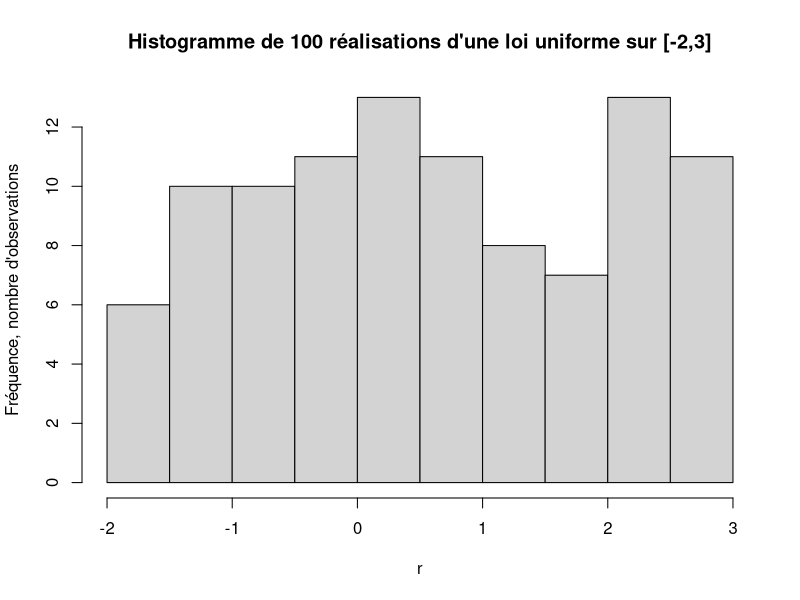
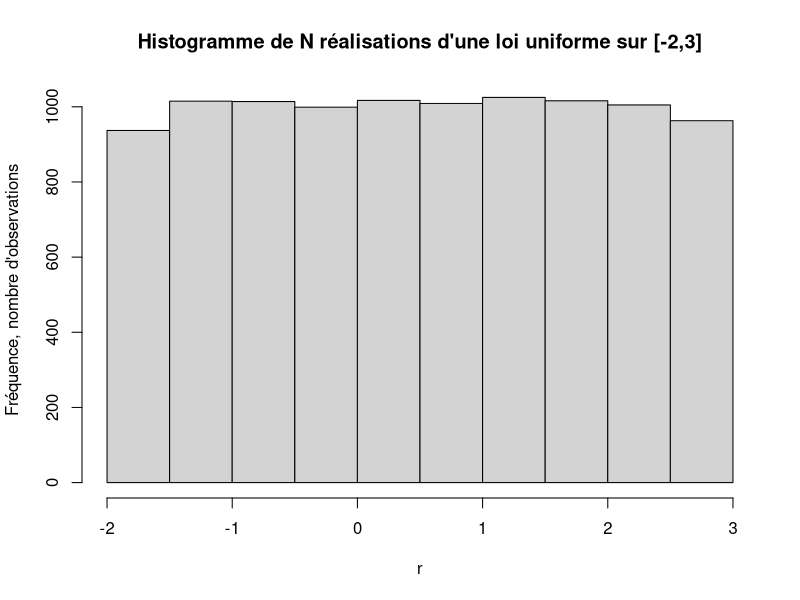
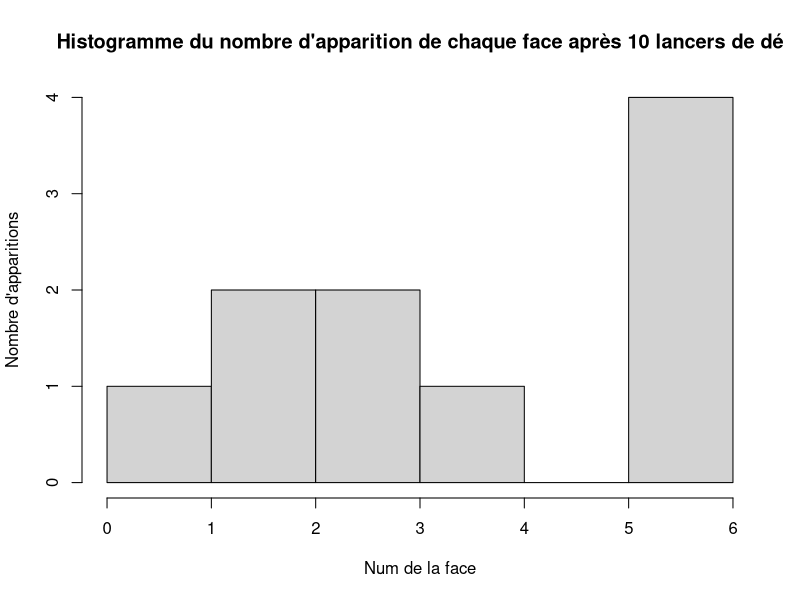
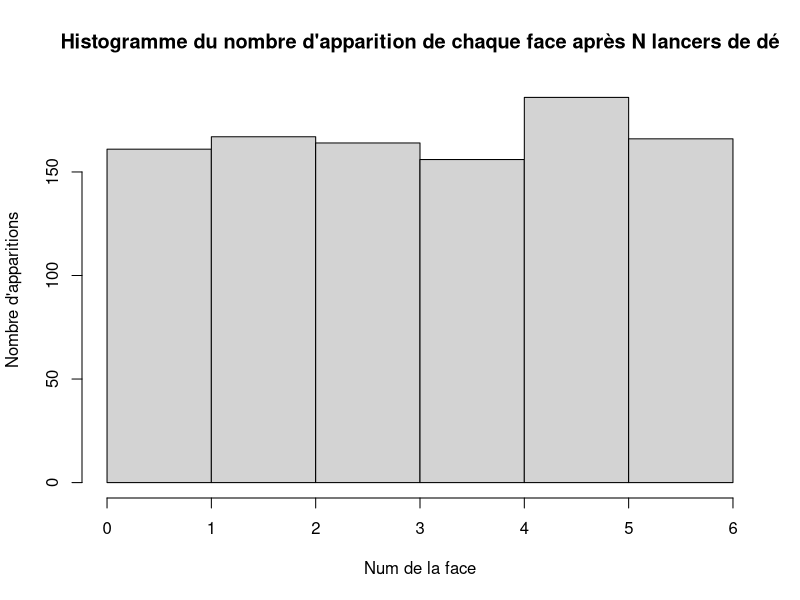
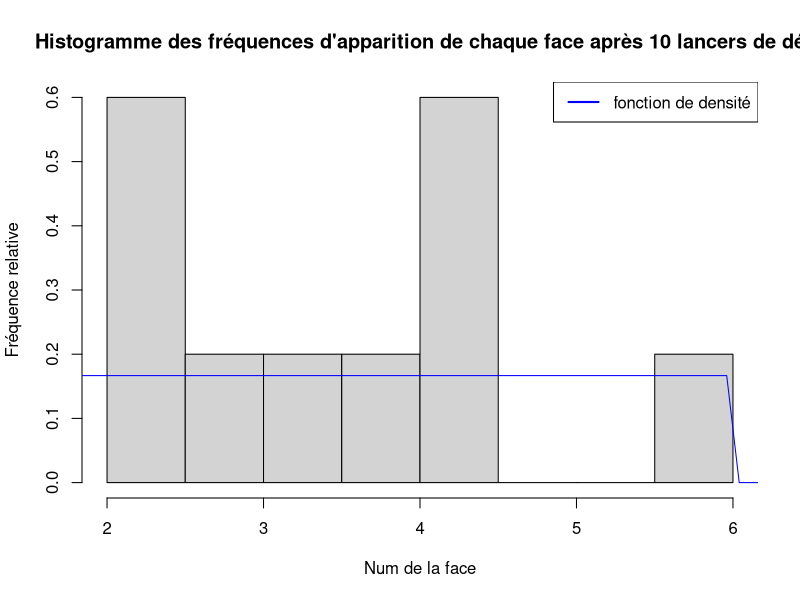
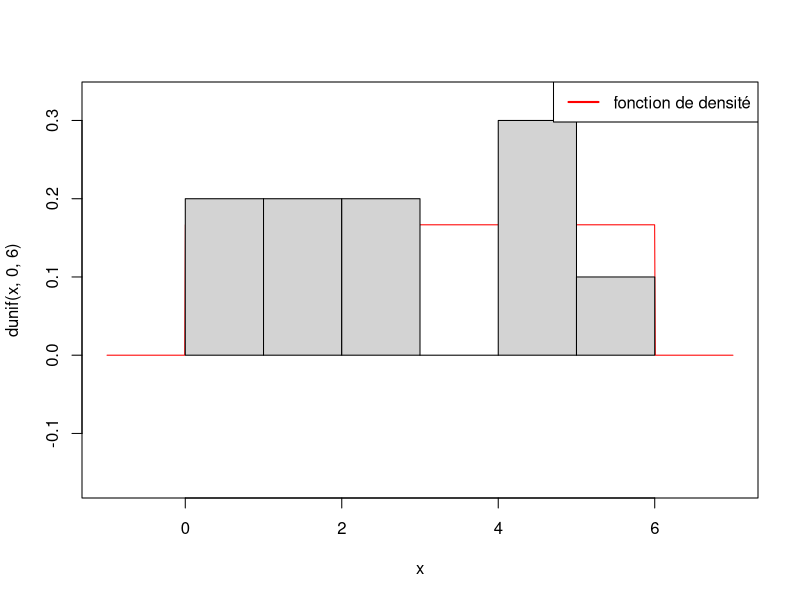
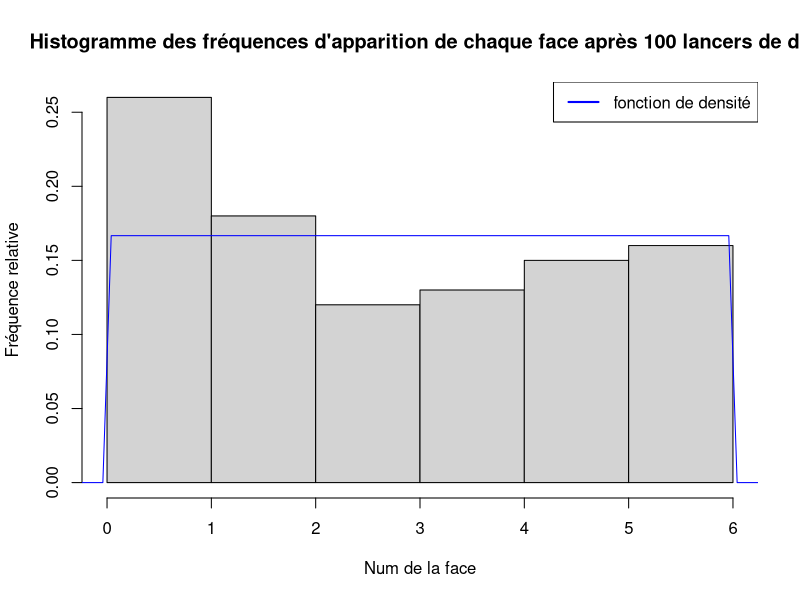
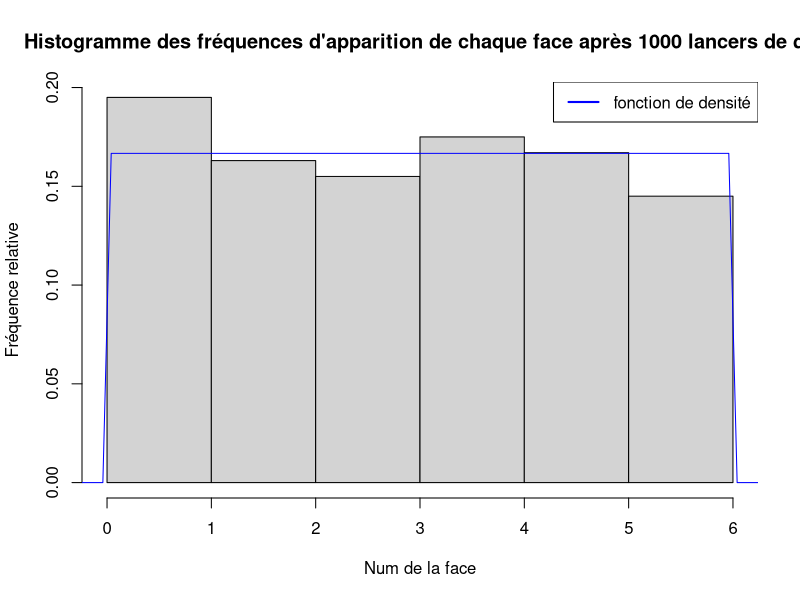

Generate these figures, in order, with R:
# TP 2 - Partie 1
# Répartition observée et répartition théorique


# Question 1 : commandes dbinom et rbinom
  # http://pages.stat.wisc.edu/~larget/R/prob-R.pdf

help(dbinom) 
  # dbinom(x, size, prob) donne la proba d'obtenir x succès sur size épreuves de Bernouilli de proba prob de succès ie P(X=x)
dbinom(3, 5, 0.3)
help(pbinom)
  # pbinom(q, size, prob) donne la valeur de la fonction de répartition d'une Bin(size, prob) au point q
help(qbinom)
  # qbinom(p, size, prob) donne la plus petite valeur pour laquelle la fonction de répartition d'une Bin(size, prob) vaut p 
help(rbinom) 
  # rbinom(n, size, prob) génére une suite de n nombres représentant le nombre de succès d'une binomiale de paramètres (size, prob)
  # simule n lois binomiales de paramètres (size, prob)

dbinom(5, 10, 0.5) # proba d'obtenir 5 succès suivant une Bin(10, 0.5)
dbinom(5, 4, 0.8) # 5 succès sur 4 tirages => proba nulle
dbinom(5, 5, 1) # 5 succès sur 5 tirages, tous de proba 1 de succès => proba 1
rbinom(10, 5, 0.8) 


# Question 2

N=100
  # N lancers d'une pièce équilibrée, pile vaut succès (1) avec proba 1/2
  # N représentations d'une Bernoulli de paramètre 1/2, i.e. binomiale de paramètres (1, 0.5)
x = rbinom(N, 1, 0.5)


# Question 3

help(dunif)
  # dunif(x, min=0, max=1) donne la valeur de la fonction de densité au point x 
help(punif)
  # punif(q, min=0, max=1) donne la valeur de la foncton de répartition au point p
help(qunif)
  # qunif(p, min=0, max=1) donne la plus petite valeur pour laquelle la fonction de répartition vaut p
help(runif)
  # runif(n, min = 0, max = 1), génère n observations d'une loi uniforme sur (0;1)
  # ne génère pas les bornes sauf si max==min ou max-min est petit par rapport à min

dunif(5, 0, 10) # valeur prise par la fonction de densité d'une uniforme sur (0;10) au point 5, soit 0.1 (on divise par 10, longueur de l'intervalle)
dunif(5, 0, 4) # valeur prise par la fonction de densité d'une uniforme sur (0;4) au point 5, soit 0 (5 n'appartient pas à l'intervalle) 
dunif(5, 0, 20) # valeur prise par la fonction de densité d'une uniforme sur (0;10) au point 5, soit 0.05

runif(10, -2, 3) # génère 10 nombres aléatoires (uniformément) sur (-2;3)


# Question 4

N=100
  # N réalisations d'une loi uniforme sur (2;3)
r=runif(N, -2, 3)

hist(r, main="Histogramme de 100 réalisations d'une loi uniforme sur [-2,3]", ylab="Fréquence, nombre d'observations")

# Idem pour N plus grand
N=10000
r=runif(N, -2, 3)
hist(r, main="Histogramme de N réalisations d'une loi uniforme sur [-2,3]", ylab="Fréquence, nombre d'observations")


# Question 5

N=10
X=runif(N, 0, 6)
#On crée un vecteur de 6 entrées qui va donner le nombre d'apparitions de chaque face du dé en divisant l'intervalle de départ en 6 sous-intervalles
d=rep(0,6)
for (x in X) {
  for (i in 1:6){
    if (x <= i && x > i-1) {d[i] <- d[i]+1}
  }  
}
print(d)  
# Histogramme de N jets de dé
hist(X, main="Histogramme du nombre d'apparition de chaque face après 10 lancers de dé", xlab="Num de la face", ylab = "Nombre d'apparitions",  breaks=6)
# Pour N plus grand
N=1000
X=runif(N, 0, 6)
hist(X, main="Histogramme du nombre d'apparition de chaque face après N lancers de dé", xlab="Num de la face", ylab = "Nombre d'apparitions",  breaks=6)


# Question 6

xmin=-1
xmax=7
f = function(x, a, b) {
  if (x>=a && x<=b) {1/(b-a)} else {0}
}
h = Vectorize(f)
hist(runif(10, 0, 6), freq=FALSE, main="Histogramme des fréquences d'apparition de chaque face après 10 lancers de dé", xlab="Num de la face", ylab = "Fréquence relative",  breaks=6)
curve(h(x, 0, 6), from=xmin, to=xmax, col="blue", add=TRUE)
legend("topright", legend=c("fonction de densité"), col=c("blue"), lwd=2)

# Autre méthode
x = seq(-1, 7, length.out = 1000)
plot(x, dunif(x, 0, 6), type="l", col="red", asp=10.0) # asp est le ratio y/x
hist(runif(10, 0, 6), freq=FALSE, add=TRUE, main="Histogramme des fréquences d'apparition de chaque face après 10 lancers de dé", xlab="Num de la face", ylab = "Fréquence relative",  breaks=6)
legend("topright", legend=c("fonction de densité"), col=c("red"), lwd=2)

# Avec un nombre de lancers plus grand...
xmin=-1
xmax=7
f = function(x, a, b) {
  if (x>=a && x<=b) {1/(b-a)} else {0}
}
h = Vectorize(f)
hist(runif(100, 0, 6), freq=FALSE, main="Histogramme des fréquences d'apparition de chaque face après 100 lancers de dé", xlab="Num de la face", ylab = "Fréquence relative",  breaks=6)
curve(h(x, 0, 6), from=xmin, to=xmax, col="blue", add=TRUE)
legend("topright", legend=c("fonction de densité"), col=c("blue"), lwd=2)

# Encore plus grand
xmin=-1
xmax=7
f = function(x, a, b) {
  if (x>=a && x<=b) {1/(b-a)} else {0}
}
h = Vectorize(f)
hist(runif(1000, 0, 6), freq=FALSE, main="Histogramme des fréquences d'apparition de chaque face après 1000 lancers de dé", xlab="Num de la face", ylab = "Fréquence relative",  breaks=6)
curve(h(x, 0, 6), from=xmin, to=xmax, col="blue", add=TRUE)
legend("topright", legend=c("fonction de densité"), col=c("blue"), lwd=2)


# Question 7

N=10000

### Loi binomiale ###
n=10
p=0.4

binom= function(x) {
  dbinom(as.integer(x), n, p)*N
}
x=rbinom(N, n, p)
hist(x, right=FALSE, main="Histogramme des fréquences de succès de 10000 simulations de loi B(10, 0.4)", breaks=seq(-1,n+1))
# right=FALSE, inclure les valeurs inf dans la classe de l'histogramme [a,b) au lieu de (a,b]
curve(binom, col='blue', add = TRUE)
legend("topright", legend=c("fonction de densité"), col=c("blue"), lwd=2)

### Loi exponentielle ###

x=rexp(N, 1)
hist(x, freq=FALSE, main="Histogramme des densités de 10000 simulations de loi exponentielle de paramètre 1")
curve(dexp(x,1), col='blue', add = TRUE)
legend("topright", legend=c("fonction de densité"), col=c("blue"), lwd=2)

### Loi normale ###

µ=-1
sigma=2
f = function(x) {
  exp(-((x-µ)^2)/(2*sigma^2))/(sigma*sqrt(2*pi))
}

x=rnorm(N, µ, sigma)
hist(x, freq=FALSE, main="Histogramme des densités de 10000 simulations de loi normale N(-1,2)")
curve(f, col='blue', add = TRUE)
legend("topright", legend=c("fonction de densité"), col=c("blue"), lwd=2)


#TP2_Partie2
#Loi forte des grands nombres
M=2000
X = runif(M,0,1) #cree M variable aleatoire uniforme
S = cumsum(X) #cree vecteur des sommes succesif 
N = seq(1,M, by=1) #des valeur entre 1 et M le pas c'est un 
plot(N, S/N) #dessin de Sn/N en fonction de N 
abline(h=0.5, col="red") #ligne horizontale d'ordre E[X 1].
#on peut dire que quand N est grand Sn/N tende vers meu et cest LDGN 
#le graphe a chaque fois qu'on compile le code par ce que on produit des nouvelle variable aleatoirre defirantes des pricidente 

#Illustrations pour d’autres lois
funif <- function(a,b,N){
  X = runif(N,a,b)
  S = cumsum(X)
  n = seq(1,N, by=1)
  plot(n, S/n)
  abline(h=(a+b)/2, col="red")
}
funif(2,5,2000)

fexp <- function(a,N){
  X = rexp(N,a)#rexp genere N variable aléatoire de loi exponentielle de paramètre alpha = a dans notre cas
  S = cumsum(X)
  n = seq(1,N, by=1)
  plot(n, S/n)
  abline(h=1/a, col="red")
}
fexp(10,10000)
#le graphe a chaque fois qu'on compile le code par ce que on produit des nouvelle variable aleatoirre defirantes des pricidente 
#donc on peut dire que pour la somme des variable aleatoire de meme lois et de meme parametre quand N est grand est grand la lois tend vers mue

fcauchy <- function(){
  X = runif(N,a,b)
  S = cumsum(X)
  n = seq(1,N, by=1)
  plot(n, S/n)
  abline(h=(a+b)/2, col="red")
}
funif(2,5,2000)





